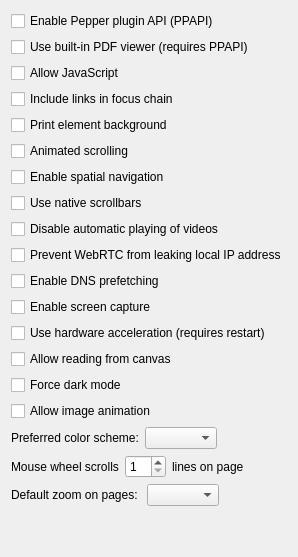
             <widget class="QWidget" name="tab">
              <attribute name="title">
               <string>Web Configuration</string>
              </attribute>
              <layout class="QGridLayout" name="gridLayout_18">
               <item row="0" column="0">
                <layout class="QVBoxLayout" name="verticalLayout">
                 <item>
                  <widget class="QCheckBox" name="allowPlugins">
                   <property name="text">
                    <string>Enable Pepper plugin API (PPAPI)</string>
                   </property>
                  </widget>
                 </item>
                 <item>
                  <widget class="QCheckBox" name="intPDFViewer">
                   <property name="text">
                    <string>Use built-in PDF viewer (requires PPAPI)</string>
                   </property>
                  </widget>
                 </item>
                 <item>
                  <widget class="QCheckBox" name="allowJavaScript">
                   <property name="text">
                    <string>Allow JavaScript</string>
                   </property>
                  </widget>
                 </item>
                 <item>
                  <widget class="QCheckBox" name="linksInFocusChain">
                   <property name="text">
                    <string>Include links in focus chain</string>
                   </property>
                  </widget>
                 </item>
                 <item>
                  <widget class="QCheckBox" name="printEBackground">
                   <property name="text">
                    <string extracomment="when you are printing page (on printer), it determine whether to also print background (color, image) of html elements">Print element background</string>
                   </property>
                  </widget>
                 </item>
                 <item>
                  <widget class="QCheckBox" name="animateScrolling">
                   <property name="text">
                    <string>Animated scrolling</string>
                   </property>
                  </widget>
                 </item>
                 <item>
                  <widget class="QCheckBox" name="spatialNavigation">
                   <property name="text">
                    <string>Enable spatial navigation</string>
                   </property>
                  </widget>
                 </item>
                 <item>
                  <widget class="QCheckBox" name="useNativeScrollbars">
                   <property name="text">
                    <string>Use native scrollbars</string>
                   </property>
                  </widget>
                 </item>
                 <item>
                  <widget class="QCheckBox" name="disableVideoAutoPlay">
                   <property name="text">
                    <string>Disable automatic playing of videos</string>
                   </property>
                  </widget>
                 </item>
                 <item>
                  <widget class="QCheckBox" name="webRTCPublicIpOnly">
                   <property name="text">
                    <string>Prevent WebRTC from leaking local IP address</string>
                   </property>
                  </widget>
                 </item>
                 <item>
                  <widget class="QCheckBox" name="dnsPrefetch">
                   <property name="text">
                    <string>Enable DNS prefetching</string>
                   </property>
                  </widget>
                 </item>
                 <item>
                  <widget class="QCheckBox" name="screenCaptureEnabled">
                   <property name="text">
                    <string>Enable screen capture</string>
                   </property>
                  </widget>
                 </item>
                 <item>
                  <widget class="QCheckBox" name="hardwareAccel">
                   <property name="text">
                    <string>Use hardware acceleration (requires restart)</string>
                   </property>
                  </widget>
                 </item>
                 <item>
                  <widget class="QCheckBox" name="readingFromCanvasEnabled">
                   <property name="text">
                    <string>Allow reading from canvas</string>
                   </property>
                  </widget>
                 </item>
                 <item>
                  <widget class="QCheckBox" name="forceDarkMode">
                   <property name="text">
                    <string>Force dark mode</string>
                   </property>
                  </widget>
                 </item>
                 <item>
                  <widget class="QCheckBox" name="allowImageAnimation">
                   <property name="text">
                    <string>Allow image animation</string>
                   </property>
                  </widget>
                 </item>
                 <item>
                  <layout class="QHBoxLayout" name="horizontalLayout_22">
                   <item>
                    <widget class="QLabel" name="label_16">
                     <property name="text">
                      <string>Preferred color scheme:</string>
                     </property>
                    </widget>
                   </item>
                   <item>
                    <widget class="QComboBox" name="prefferColorScheme"/>
                   </item>
                   <item>
                    <spacer name="horizontalSpacer_40">
                     <property name="orientation">
                      <enum>Qt::Orientation::Horizontal</enum>
                     </property>
                     <property name="sizeHint" stdset="0">
                      <size>
                       <width>40</width>
                       <height>20</height>
                      </size>
                     </property>
                    </spacer>
                   </item>
                  </layout>
                 </item>
                </layout>
               </item>
               <item row="2" column="0">
                <layout class="QHBoxLayout" name="horizontalLayout_11">
                 <item>
                  <widget class="QLabel" name="label_14">
                   <property name="sizePolicy">
                    <sizepolicy hsizetype="Fixed" vsizetype="Preferred">
                     <horstretch>0</horstretch>
                     <verstretch>0</verstretch>
                    </sizepolicy>
                   </property>
                   <property name="text">
                    <string>Mouse wheel scrolls</string>
                   </property>
                  </widget>
                 </item>
                 <item>
                  <widget class="QSpinBox" name="wheelScroll">
                   <property name="sizePolicy">
                    <sizepolicy hsizetype="Fixed" vsizetype="Fixed">
                     <horstretch>0</horstretch>
                     <verstretch>0</verstretch>
                    </sizepolicy>
                   </property>
                   <property name="minimum">
                    <number>1</number>
                   </property>
                  </widget>
                 </item>
                 <item>
                  <widget class="QLabel" name="label_26">
                   <property name="text">
                    <string>lines on page</string>
                   </property>
                  </widget>
                 </item>
                </layout>
               </item>
               <item row="3" column="0">
                <layout class="QHBoxLayout" name="horizontalLayout_12">
                 <item>
                  <widget class="QLabel" name="label_44">
                   <property name="text">
                    <string>Default zoom on pages: </string>
                   </property>
                  </widget>
                 </item>
                 <item>
                  <widget class="QComboBox" name="defaultZoomLevel"/>
                 </item>
                 <item>
                  <spacer name="horizontalSpacer_12">
                   <property name="orientation">
                    <enum>Qt::Orientation::Horizontal</enum>
                   </property>
                   <property name="sizeHint" stdset="0">
                    <size>
                     <width>40</width>
                     <height>20</height>
                    </size>
                   </property>
                  </spacer>
                 </item>
                </layout>
               </item>
               <item row="4" column="0">
                <spacer name="verticalSpacer_9">
                 <property name="orientation">
                  <enum>Qt::Orientation::Vertical</enum>
                 </property>
                 <property name="sizeHint" stdset="0">
                  <size>
                   <width>20</width>
                   <height>40</height>
                  </size>
                 </property>
                </spacer>
               </item>
              </layout>
             </widget>
